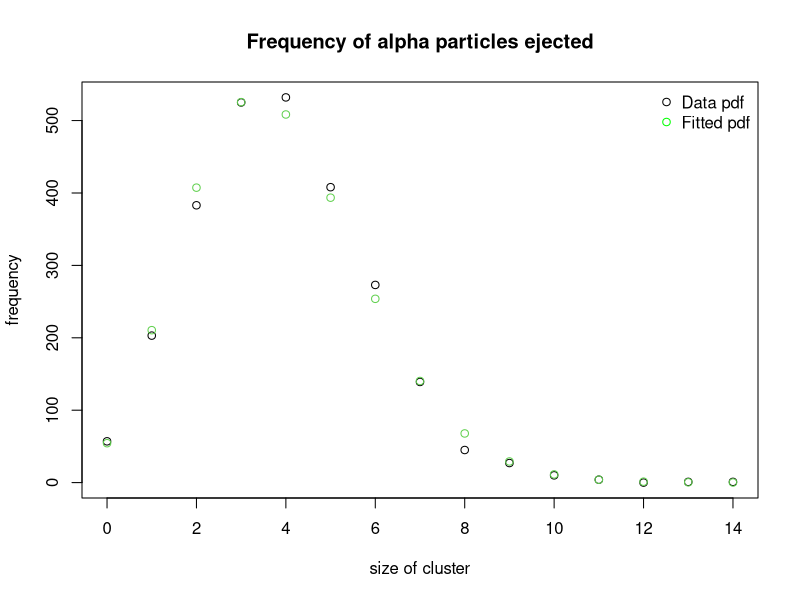
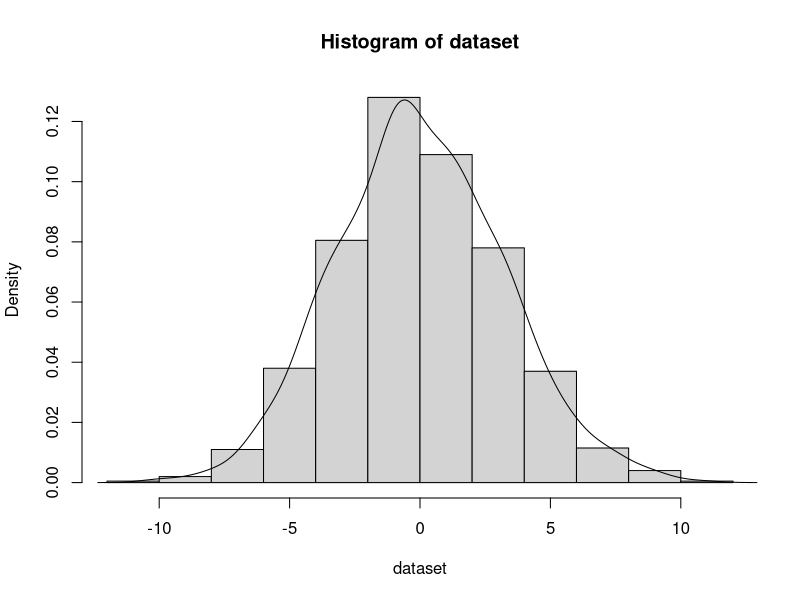
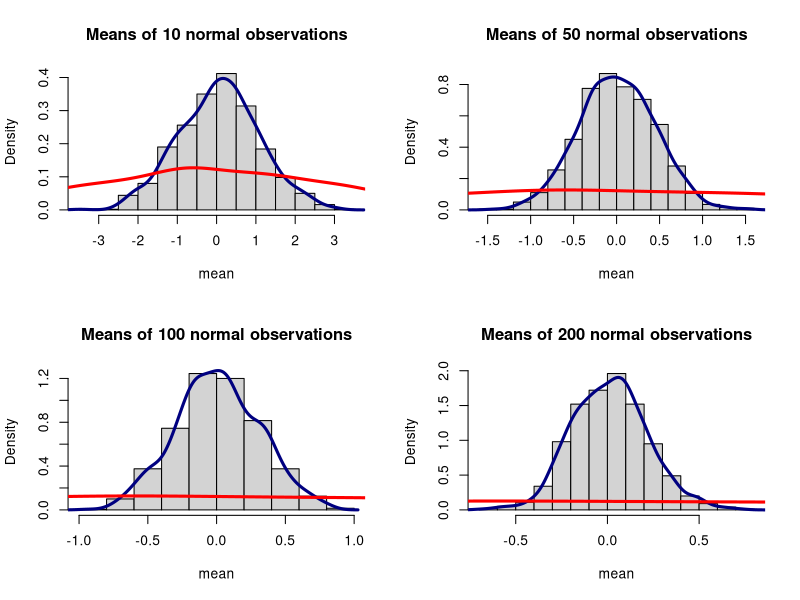
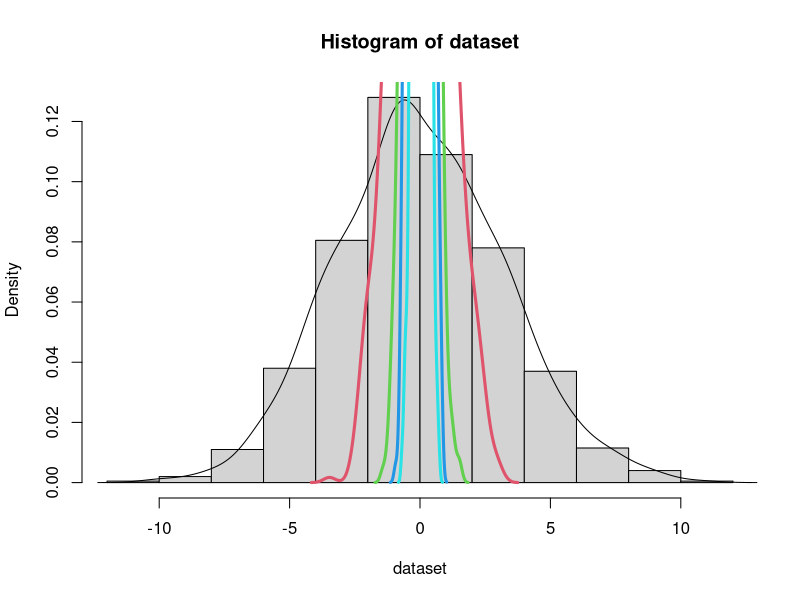
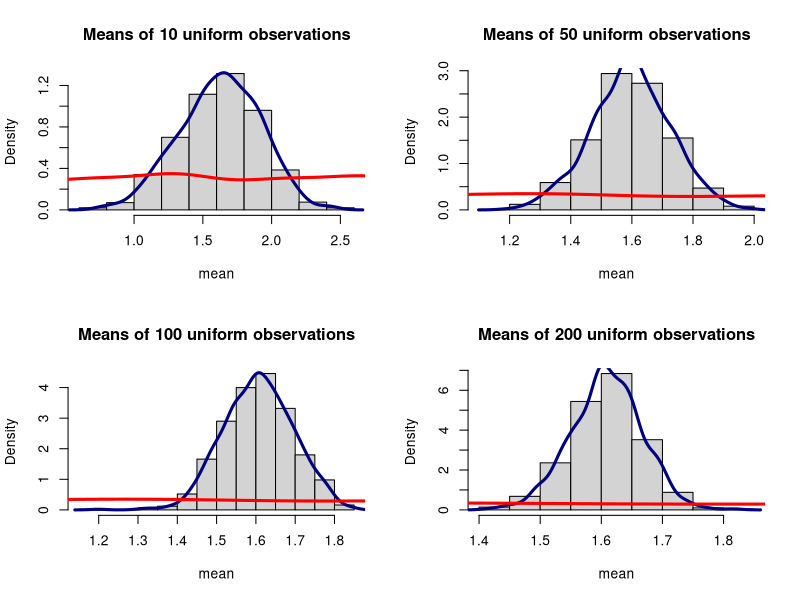

Recreate these plots in R, in order.
## ---- chunk 1
library(knitr)
## ---- chunk 2
xrf<-c(85.1, 81.4, 77.1, 84.5, 87.9, 83.2, 86.6, 83.9, 81.1, 80.8)
icp<-c(87.4, 90.1, 86.2, 89.2, 88.4, 82.9, 81.9, 87.4, 82.1, 80.6)
data.1<-cbind(xrf,icp)
data.2<-rbind(xrf,icp)
rownames(data.2)<-c("XRF","ICP")
colnames(data.2)<-c(1:10)
kable(data.2,row.names=T,caption="Na concentrations (ug/g)")



tstat1<-t.test(xrf,icp,var.equal=TRUE)#pooled varience
tstat1p<-tstat1[[3]]


tstat2<-t.test(xrf,icp,paired=TRUE)#paired t test
tstat2p<-tstat2[[3]]
## ---- chunk 3
num<-c(0:14)
freq<-c(57,203,383,525,532,408,273,139,45,27,10,4,0,1,1)
Freq<-matrix(c("Freq",freq),nrow=1)
gold<-cbind(num,freq)
colnames(Freq)<-c("Num",0:14)
kable(Freq,row.names=F,caption="Frequency of alpha particles")

## ---- chunk 4
particles<-num*freq
total_particles<-sum(particles)
total_obs<-sum(freq)
weighted_mean<-signif(total_particles/total_obs,3)
## ---- chunk 5
plotpois<-cbind(num,dpois(num,weighted_mean))
weight<-freq[[1]]/plotpois[1,2]
plotpois[,2]<-total_obs*plotpois[,2]
plot(gold,main="Frequency of alpha particles ejected",ylab="frequency",xlab="size of cluster")
points(plotpois,col=3)
legend("topright",pch=1,col=c("black","green"),legend=c("Data pdf","Fitted pdf"),bty="n")
## ---- chunk 6
set.seed(292015)
r.10<-rnorm(10)
r.100<-rnorm(100)
r.1000<-rnorm(1000)
obs<-c(10,100,1000)
mean.10<-mean(r.10)
mean.100<-mean(r.100)
mean.1000<-mean(r.1000)
allmeans<-c(mean.10,mean.100,mean.1000)
std<-c(sd(r.10),sd(r.100),sd(r.1000))
table.3<-rbind(allmeans,std)
colnames(table.3)<-c(10,100,1000)
table.3
## ---- chunk 7
set.seed(2102015)
dataset<-rnorm(1000,mean=0,sd=sqrt(10))
sample_means<-data.frame()
for (i in 1:1000){
    s.10<-mean(sample(dataset,10))
    s.50<-mean(sample(dataset,50))
    s.100<-mean(sample(dataset,100))
    s.200<-mean(sample(dataset,200))
    s.all<-c(s.10,s.50,s.100,s.200)
    sample_means<-rbind(sample_means,s.all)
}
## ---- chunk 8
colnames(sample_means)<-c("10","50","100","200")
a<-apply(sample_means,2,FUN=mean)
b<-apply(sample_means,2,FUN=var)
var_sx<-rbind(a,b)
colnames(var_sx)<-c("10","50","100","200")
rownames(var_sx)<-c("Mean","Var")

kable(var_sx,row.names=T,caption="Various-sized Samples of 1000 random Numbers")
## ---- chunk 9
hist(dataset,freq=F)
lines(density(dataset))
## ---- chunk 10
#plots

par(mfrow=c(2,2))
#10 observations
hist(sample_means[,1],freq=F,main="Means of 10 normal observations",xlab="mean")
lines(density(sample_means[,1]),col="navy",lwd=3)
lines(density(dataset),col="red",lwd=3)
#50 observations
hist(sample_means[,2],freq=F,main="Means of 50 normal observations",xlab="mean")
lines(density(sample_means[,2]),col="navy",lwd=3)
lines(density(dataset),col="red",lwd=3)
#100 observations
hist(sample_means[,3],freq=F,main="Means of 100 normal observations",xlab="mean")
lines(density(sample_means[,3]),col="navy",lwd=3)
lines(density(dataset),col="red",lwd=3)
#200 observations
hist(sample_means[,4],freq=F,main="Means of 200 normal observations",xlab="mean")
lines(density(sample_means[,4]),col="navy",lwd=3)
lines(density(dataset),col="red",lwd=3)
par(mfrow=c(1,1))
## ---- chunk 11
par(mfrow=c(1,1))
hist(dataset,freq=F)
lines(density(dataset),col=1)
lines(density(sample_means[,1]),col=2,lwd=3)
lines(density(sample_means[,2]),col=3,lwd=3)
lines(density(sample_means[,3]),col=4,lwd=3)
lines(density(sample_means[,4]),col=5,lwd=3)

## ---- chunk 12
set.seed(2102015)
dataset2<-runif(1000,0,sqrt(10))
sample_means<-data.frame()
for (i in 1:1000){
    s.10<-mean(sample(dataset2,10)) 
    s.50<-mean(sample(dataset2,50))
    s.100<-mean(sample(dataset2,100))
    s.200<-mean(sample(dataset2,200))
    s.all<-c(s.10,s.50,s.100,s.200)
    sample_means<-rbind(sample_means,s.all)
}
colnames(sample_means)<-c("10","50","100","200")

par(mfrow=c(2,2))
#10 observations
hist(sample_means[,1],freq=F,main="Means of 10 uniform observations",xlab="mean")
lines(density(sample_means[,1]),col="navy",lwd=3)
lines(density(dataset2),col="red",lwd=3)
#50 observations
hist(sample_means[,2],freq=F,main="Means of 50 uniform observations",xlab="mean")
lines(density(sample_means[,2]),col="navy",lwd=3)
lines(density(dataset2),col="red",lwd=3)
#100 observations
hist(sample_means[,3],freq=F,main="Means of 100 uniform observations",xlab="mean")
lines(density(sample_means[,3]),col="navy",lwd=3)
lines(density(dataset2),col="red",lwd=3)
#200 observations
hist(sample_means[,4],freq=F,main="Means of 200 uniform observations",xlab="mean")
lines(density(sample_means[,4]),col="navy",lwd=3)
lines(density(dataset2),col="red",lwd=3)
par(mfrow=c(1,1))
## ---- chunk 13
P.3<-0.07*0.07*0.07
P.3
## ---- chunk 14
P.0<-.93*.93*.93
P.0
## ---- chunk 15
P.1<-.07*.93*.93*3
P.1
## ---- chunk 16
P.2<-.07*.07*.93*3
P.2
## ---- chunk 17
P.total<-P.0+P.1+P.2+P.3
P.total
## ---- chunk 18
P.both<-(1-P.0)*(1-P.0)
P.both
